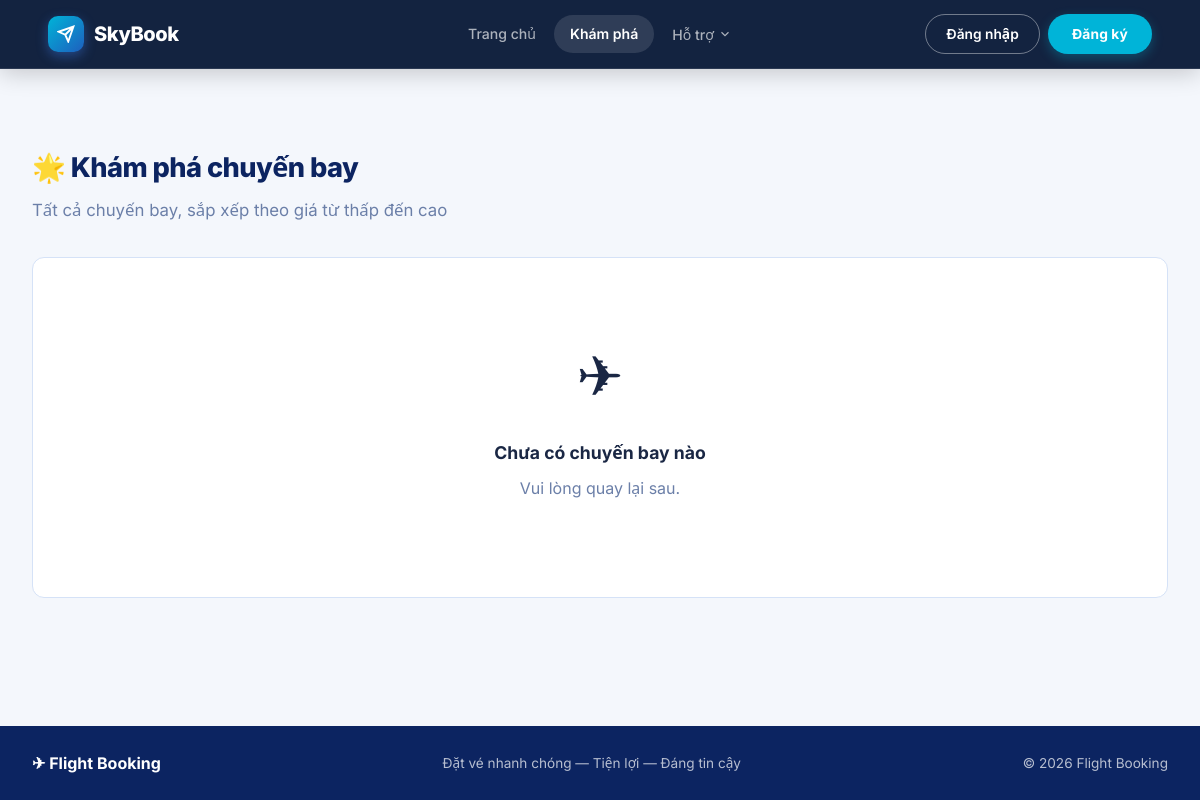
The app's page /recommendations/, older data.
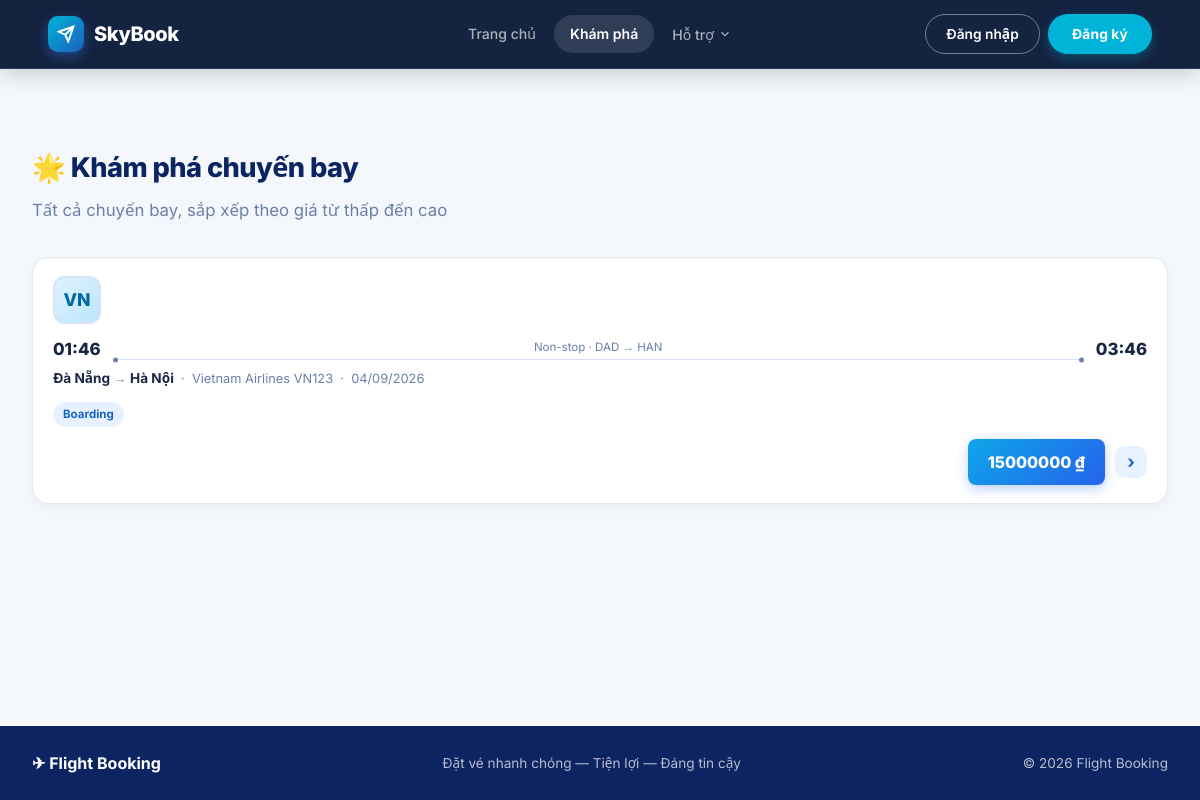
The same page, newer data.
### flights/models.py (models this page shows, shortened)
class Flight(models.Model):
    STATUS_CHOICES = [
        ("scheduled", "Scheduled"),
        ("boarding", "Boarding"),
        ("departed", "Departed"),
        ("completed", "Completed"),
        ("cancelled", "Cancelled"),
    ]
    flight_number = models.CharField(max_length=20, verbose_name="Flight Number")
    airline = models.ForeignKey(Airline, on_delete=models.CASCADE, related_name="flights", verbose_name="Airline")
    aircraft = models.ForeignKey(Aircraft, on_delete=models.CASCADE, related_name="flights", verbose_name="Aircraft")
    departure_airport = models.ForeignKey(Airport, on_delete=models.CASCADE, related_name="departures", verbose_name="Departure Airport")
    arrival_airport = models.ForeignKey(Airport, on_delete=models.CASCADE, related_name="arrivals", verbose_name="Arrival Airport")
    departure_time = models.DateTimeField(db_index=True, verbose_name="Departure Time")
    arrival_time = models.DateTimeField(verbose_name="Arrival Time")
    price = models.DecimalField(max_digits=12, decimal_places=2, verbose_name="Base Price")
    status = models.CharField(max_length=20, choices=STATUS_CHOICES, default="scheduled", db_index=True, verbose_name="Status")
    class Meta:
        verbose_name = "Flight"
        verbose_name_plural = "Flights"

class Airline(models.Model):
    name = models.CharField(max_length=100, verbose_name="Airline Name")
    code = models.CharField(max_length=10, unique=True, verbose_name="Airline Code")
    logo = models.URLField(blank=True, verbose_name="Logo URL")
    class Meta:
        verbose_name = "Airline"
        verbose_name_plural = "Airlines"

class Airport(models.Model):
    name = models.CharField(max_length=150, verbose_name="Airport Name")
    code = models.CharField(max_length=10, unique=True, verbose_name="Airport Code")
    city = models.CharField(max_length=100, verbose_name="City")
    class Meta:
        verbose_name = "Airport"
        verbose_name_plural = "Airports"

### recommendations/views.py (the view)
def recommendations(request):
    flights = Flight.objects.select_related(
        "airline", "departure_airport", "arrival_airport"
    ).filter(departure_time__gte=timezone.now()).order_by("price")
    return render(
        request,
        "recommendations/recommendations.html",
        {"flights": flights}
    )

### templates/recommendations/recommendations.html (shortened to what this page needs)
{% extends "base.html" %}
{% block content %}
<h1>🌟 Khám phá chuyến bay</h1>
<p class="page-subtitle">Tất cả chuyến bay, sắp xếp theo giá từ thấp đến cao</p>
{% for flight in flights %}
<div class="flight-result">
  <div class="fr-logo">{{ flight.airline.code|default:flight.airline.name|slice:":2"|upper }}</div>
  <div class="fr-info">
    <div class="fr-times">
      <span class="fr-time">{{ flight.departure_time|date:"H:i" }}</span>
      <div class="fr-duration-line">
        <span>Non-stop · {{ flight.departure_airport.code }} → {{ flight.arrival_airport.code }}</span>
        <div class="fr-line"></div>
      </div>
      <span class="fr-time">{{ flight.arrival_time|date:"H:i" }}</span>
    </div>
    <div class="fr-route">
      <strong>{{ flight.departure_airport.city }}</strong> → <strong>{{ flight.arrival_airport.city }}</strong>
      &nbsp;·&nbsp; {{ flight.airline.name }} {{ flight.flight_number }}
      &nbsp;·&nbsp; {{ flight.departure_time|date:"d/m/Y" }}
    </div>
  </div>
  <div class="fr-tags"><span class="fr-tag">{{ flight.get_status_display }}</span></div>
  <div class="fr-price-block">
    <a href="{% url 'create_booking' flight.id %}" class="fr-price-btn">{{ flight.price|floatformat:0 }} ₫</a>
    <a href="{% url 'flight_detail' flight.id %}" class="fr-chevron">›</a>
  </div>
</div>
{% empty %}
<div class="empty-state">
  <div class="empty-icon">✈</div>
  <h3>Chưa có chuyến bay nào</h3>
  <p>Vui lòng quay lại sau.</p>
</div>
{% endfor %}
{% endblock %}

### templates/base.html (shortened to what this page needs)
{% load static %}
<!doctype html>
<html lang="vi">
  <head>
    <link rel="stylesheet" href="{% static 'css/style.css' %}?v=10" />
  </head>
  <body>
    {% include "partials/navbar.html" %}
    {% block full_content %}
    <main class="contained">{% block content %}{% endblock %}</main>
    {% endblock %}
    {% include "partials/footer.html" %}
  </body>
</html>

### templates/partials/navbar.html (shortened to what this page needs)
{% load static %}
<header class="navbar-glass" id="main-nav">
  <div class="navbar-inner">
    <a href="{% url 'home' %}" class="navbar-brand">
      <div class="brand-icon" style="background: linear-gradient(135deg, #00B4D8, #1E5FBE);">
        <svg width="18" height="18" viewBox="0 0 24 24" fill="none" stroke="currentColor" stroke-width="2.5">
          <path d="M22 2L11 13M22 2l-7 20-4-9-9-4 20-7z"/>
        </svg>
      </div>
      <span style="font-weight: 800;">SkyBook</span>
    </a>
    <nav class="nav-links">
      <a href="{% url 'home' %}" class="nav-link {% if request.resolver_match.url_name == 'home' %}nav-link--active{% endif %}">Trang chủ</a>
      <a href="{% url 'recommendations' %}" class="nav-link {% if request.resolver_match.url_name == 'recommendations' %}nav-link--active{% endif %}">Khám phá</a>
      <div class="nav-dropdown" style="position: relative; display: inline-block;">
        <button class="nav-link dropdown-toggle" style="background: transparent; border: none; cursor: pointer; outline: none; font-family: inherit; display: flex; align-items: center; gap: 4px;">
          Hỗ trợ
          <svg width="14" height="14" viewBox="0 0 24 24" fill="none" stroke="currentColor" stroke-width="2"><polyline points="6 9 12 15 18 9"></polyline></svg>
        </button>
      </div>
    </nav>
    <div class="nav-actions">
      {% if user.is_authenticated %}
        <div class="nav-user-pill" style="background: rgba(255,255,255,0.15); border: 1px solid rgba(255,255,255,0.25); border-radius: 99px; padding: 4px 16px 4px 6px; display: flex; align-items: center; gap: 10px;">
          <div class="nav-avatar" style="background: #00B4D8; width: 32px; height: 32px; border-radius: 50%; display: flex; align-items: center; justify-content: center; font-weight: bold; color: white; box-shadow: 0 2px 8px rgba(0,180,216,0.3);">{{ user.username|slice:":1"|upper }}</div>
          <div class="nav-user-info" style="display: flex; flex-direction: column; line-height: 1.1;">
            <span class="nav-user-greeting" style="font-size: 0.7rem; color: rgba(255,255,255,0.7);">Xin chào,</span>
            <span class="nav-username" style="font-size: 0.85rem; font-weight: 700; color: white;">{{ user.username }}</span>
          </div>
        </div>
        <a href="{% url 'logout' %}" class="btn-nav-logout" title="Đăng xuất" style="background: rgba(255,255,255,0.1); color: #fff; border: 1px solid rgba(255,255,255,0.2); padding: 8px 16px; border-radius: 99px; display: flex; align-items: center; gap: 6px; font-weight: 600; text-decoration: none; transition: 0.2s;">
          <svg width="14" height="14" viewBox="0 0 24 24" fill="none" stroke="currentColor" stroke-width="2.5">
            <path d="M9 21H5a2 2 0 0 1-2-2V5a2 2 0 0 1 2-2h4M16 17l5-5-5-5M21 12H9"/>
          </svg>
          Đăng xuất
        </a>
      {% else %}
        <a href="{% url 'login' %}" class="btn-nav-login" style="border: 1.5px solid rgba(255,255,255,0.4); color: #fff; background: transparent; padding: 8px 20px; border-radius: 99px; font-weight: 600; text-decoration: none; transition: 0.2s;">Đăng nhập</a>
        <a href="{% url 'register' %}" class="btn-nav-register" style="background: #00B4D8; color: #fff; box-shadow: 0 4px 12px rgba(0,180,216,0.3); padding: 9px 24px; border-radius: 99px; font-weight: 700; text-decoration: none; transition: 0.2s;">
          Đăng ký
        </a>
      {% endif %}
    </div>
  </div>
</header>

### templates/partials/footer.html
<footer>
  <div class="footer-inner">
    <span class="footer-brand">✈ Flight Booking</span>
    <span>Đặt vé nhanh chóng — Tiện lợi — Đáng tin cậy</span>
    <span>© 2026 Flight Booking</span>
  </div>
</footer>

### templates/partials/navbar.html (style rules this page uses)
header.navbar-glass { position: fixed !important; top: 0; left: 0; right: 0; width: 100%; z-index: 1000; transition: all 0.3s ease; background: rgba(15, 31, 61, 0.98) !important; backdrop-filter: blur(16px) !important; -webkit-backdrop-filter: blur(16px) !important; border-bottom: 1px solid rgba(255, 255, 255, 0.1) !important; box-shadow: 0 4px 24px rgba(0, 0, 0, 0.2) !important; }

Row changes from the older to the newer data that the page shows:
now on this page (row edited): Flight: airline.code "VN", departure_time "01:46", departure_airport.code "DAD", arrival_airport.code "HAN", arrival_time "03:46", departure_airport.city "Đà Nẵng", arrival_airport.city "Hà Nội", airline.name "Vietnam Airlines", flight_number "VN123", departure_time "04/09/2026", status "Boarding", price "15000000"
Text that changed along with them:
text no longer shown: "✈ Chưa có chuyến bay nào Vui lòng quay lại sau."
